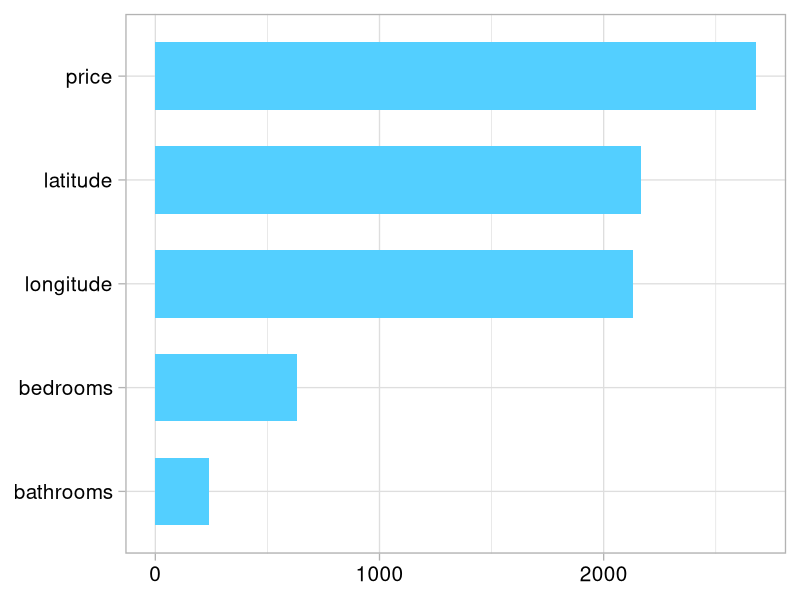
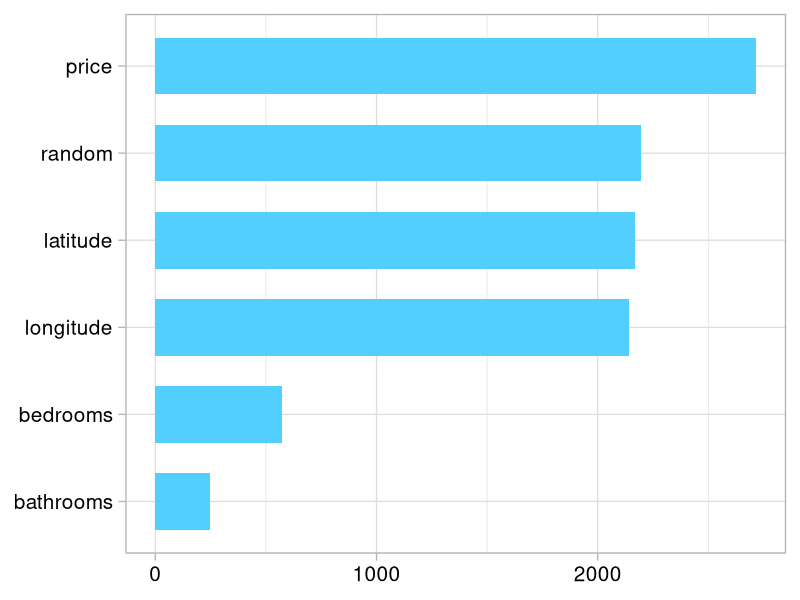
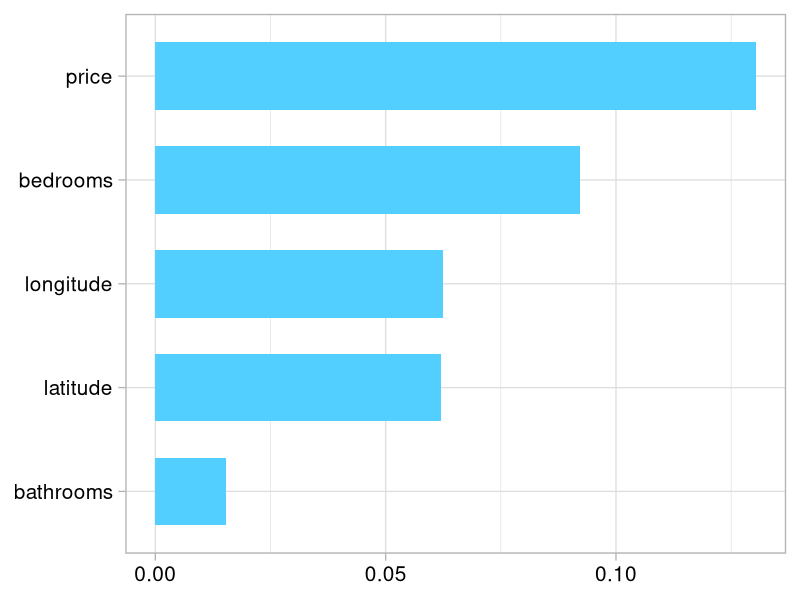
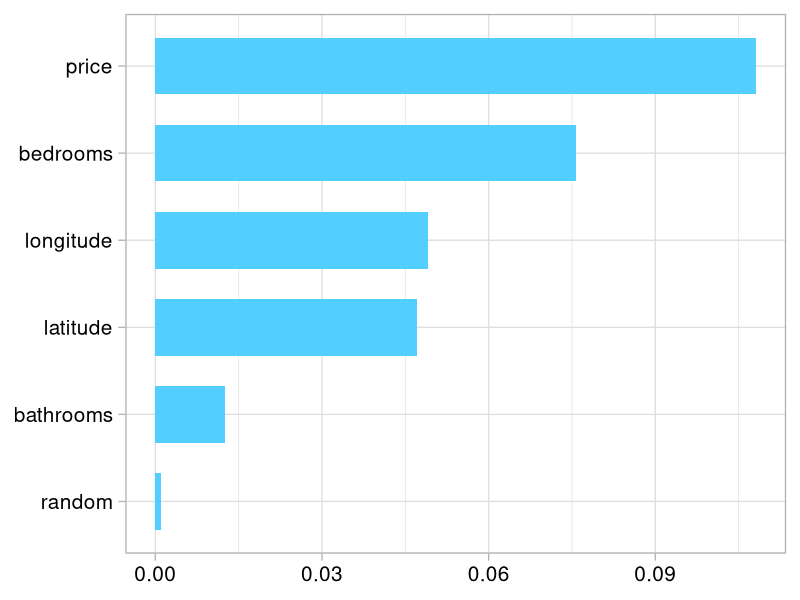

Source code (R) for these figures, in order:
## ---- chunk 1
options(htmltools.dir.version = FALSE)
knitr::opts_chunk$set(echo = TRUE)

library(tidyverse)
library(ranger)
library(knitr)
library(caret)
library(party)
library(skimr)
## ---- chunk 2

# RF Classification - feature importances

library(tidyverse)
library(randomForest)
library(cowplot)
library(gridExtra)

rent <- read.csv('../rent.csv')

rent <- rent %>% 
  mutate(bathrooms = as.factor(bathrooms),
         bedrooms  = as.factor(bedrooms),
         interest_level = as.factor(interest_level))
## ---- chunk 3

rent %>% 
  glimpse()
## ---- chunk 4
## plotting functions ##

create_rfplot <- function(rf, type){
  imp <- importance(rf, type=type, scale = F)
  featureImportance <- data.frame(Feature=row.names(imp), Importance=imp[,1])
  
  p <- ggplot(featureImportance, aes(x=reorder(Feature, Importance), y=Importance)) +
       geom_bar(stat="identity", fill="#53cfff", width = 0.65) +
       coord_flip() + 
       theme_light(base_size=20) +
       theme(axis.title.x=element_blank(),
             axis.title.y=element_blank(),
             axis.text.x = element_text(size = 15, color = "black"),
             axis.text.y = element_text(size = 15, color = "black")) 
  return(p)
}

create_ggplot <- function(featureImportance){
  p <- ggplot(featureImportance, aes(x=reorder(Feature, Importance), y=Importance)) +
       geom_bar(stat="identity", fill="#53cfff", width = 0.65) +
       coord_flip() + 
       theme_light(base_size=20) +
       theme(axis.title.x=element_blank(),
             axis.title.y=element_blank(),
             axis.text.x = element_text(size = 15, color = "black"),
             axis.text.y = element_text(size = 15, color = "black")) 
  return(p)
}
## ---- chunk 5

set.seed(1)

rf1 <- randomForest(
  interest_level ~ .,  
  ntree = 40,
  data = rent[, 1:6],
  nodesize = 1, 
  replace = FALSE,
  importance = TRUE
)
## ---- chunk 6
create_rfplot(rf1, type = 2)
## ---- chunk 7

rent <- rent %>% 
  mutate(random = sample(100, size = nrow(rent), replace = TRUE))

rf2 = randomForest(
  interest_level ~ .,  
  ntree = 40,
  data = rent, # with random column
  nodesize = 1, 
  replace = FALSE,
  importance = TRUE
)

## ---- chunk 8

create_rfplot(rf2, type = 2)
## ---- chunk 9
create_rfplot(rf1, type = 1) # no random column
## ---- chunk 10
create_rfplot(rf2, type = 1) # with random column
